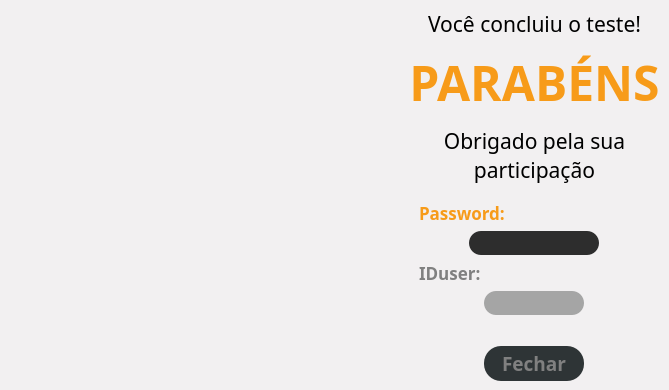
        <widget class="QWidget" name="final_page">
         <property name="styleSheet">
          <string notr="true">
	background-color: #F2F0F1</string>
         </property>
         <layout class="QHBoxLayout" name="horizontalLayout_22">
          <property name="spacing">
           <number>0</number>
          </property>
          <property name="leftMargin">
           <number>0</number>
          </property>
          <property name="topMargin">
           <number>0</number>
          </property>
          <property name="rightMargin">
           <number>0</number>
          </property>
          <property name="bottomMargin">
           <number>0</number>
          </property>
          <item>
           <widget class="QFrame" name="frame_30">
            <property name="minimumSize">
             <size>
              <width>400</width>
              <height>0</height>
             </size>
            </property>
            <property name="maximumSize">
             <size>
              <width>400</width>
              <height>16777215</height>
             </size>
            </property>
            <property name="frameShape">
             <enum>QFrame::NoFrame</enum>
            </property>
            <property name="frameShadow">
             <enum>QFrame::Raised</enum>
            </property>
            <layout class="QHBoxLayout" name="horizontalLayout_23">
             <property name="leftMargin">
              <number>20</number>
             </property>
             <property name="topMargin">
              <number>100</number>
             </property>
             <property name="rightMargin">
              <number>0</number>
             </property>
             <property name="bottomMargin">
              <number>100</number>
             </property>
             <item>
              <widget class="QLabel" name="label_39">
               <property name="frameShape">
                <enum>QFrame::NoFrame</enum>
               </property>
               <property name="text">
                <string/>
               </property>
               <property name="pixmap">
                <pixmap>Resources/img/g10275.png</pixmap>
               </property>
               <property name="scaledContents">
                <bool>true</bool>
               </property>
              </widget>
             </item>
            </layout>
           </widget>
          </item>
          <item>
           <widget class="QFrame" name="frame_44">
            <property name="font">
             <font>
              <family>Dosis</family>
             </font>
            </property>
            <property name="frameShape">
             <enum>QFrame::NoFrame</enum>
            </property>
            <property name="frameShadow">
             <enum>QFrame::Raised</enum>
            </property>
            <layout class="QVBoxLayout" name="verticalLayout_28">
             <item>
              <widget class="QLabel" name="label_16">
               <property name="font">
                <font>
                 <family>PF BeauSans Pro</family>
                 <pointsize>16</pointsize>
                </font>
               </property>
               <property name="frameShape">
                <enum>QFrame::NoFrame</enum>
               </property>
               <property name="text">
                <string>Você concluiu o teste!</string>
               </property>
               <property name="alignment">
                <set>Qt::AlignBottom|Qt::AlignHCenter</set>
               </property>
              </widget>
             </item>
             <item>
              <widget class="QLabel" name="label_35">
               <property name="sizePolicy">
                <sizepolicy hsizetype="Preferred" vsizetype="Preferred">
                 <horstretch>0</horstretch>
                 <verstretch>0</verstretch>
                </sizepolicy>
               </property>
               <property name="minimumSize">
                <size>
                 <width>0</width>
                 <height>75</height>
                </size>
               </property>
               <property name="maximumSize">
                <size>
                 <width>16777215</width>
                 <height>75</height>
                </size>
               </property>
               <property name="font">
                <font>
                 <family>Dosis</family>
                 <pointsize>36</pointsize>
                 <bold>true</bold>
                </font>
               </property>
               <property name="frameShape">
                <enum>QFrame::NoFrame</enum>
               </property>
               <property name="text">
                <string>&lt;html&gt;&lt;head/&gt;&lt;body&gt;&lt;p&gt;&lt;span style=&quot; color:#f79b19;&quot;&gt;PARABÉNS&lt;/span&gt;&lt;/p&gt;&lt;/body&gt;&lt;/html&gt;</string>
               </property>
               <property name="alignment">
                <set>Qt::AlignCenter</set>
               </property>
              </widget>
             </item>
             <item>
              <widget class="QLabel" name="label_38">
               <property name="font">
                <font>
                 <family>PF BeauSans Pro</family>
                 <pointsize>16</pointsize>
                </font>
               </property>
               <property name="frameShape">
                <enum>QFrame::NoFrame</enum>
               </property>
               <property name="text">
                <string>Obrigado pela sua 
participação</string>
               </property>
               <property name="alignment">
                <set>Qt::AlignHCenter|Qt::AlignTop</set>
               </property>
              </widget>
             </item>
             <item>
              <widget class="QFrame" name="frame_49">
               <property name="styleSheet">
                <string notr="true">QLineEdit {
	border-radius: 12px;
	background-color: rgb(45, 45 ,45);
	padding-left: 10px;
	padding-right: 10px;
	color:  #F2F0F1;
}
QLineEdit:hover {
	border: 2px solid rgb(247, 155, 25);
}
QLineEdit:focus {	
	border: 2px solid rgb(247, 155, 25);
}

QLineEdit:disabled {
	background-color: rgb(165, 165, 165)
}</string>
               </property>
               <property name="frameShape">
                <enum>QFrame::NoFrame</enum>
               </property>
               <property name="frameShadow">
                <enum>QFrame::Raised</enum>
               </property>
               <layout class="QVBoxLayout" name="verticalLayout_31">
                <property name="leftMargin">
                 <number>10</number>
                </property>
                <property name="topMargin">
                 <number>10</number>
                </property>
                <property name="rightMargin">
                 <number>10</number>
                </property>
                <property name="bottomMargin">
                 <number>25</number>
                </property>
                <item>
                 <widget class="QLabel" name="password">
                  <property name="font">
                   <font>
                    <family>Dosis</family>
                    <pointsize>13</pointsize>
                    <bold>true</bold>
                   </font>
                  </property>
                  <property name="styleSheet">
                   <string notr="true">color:rgb(247, 155, 25)</string>
                  </property>
                  <property name="text">
                   <string>Password:</string>
                  </property>
                 </widget>
                </item>
                <item alignment="Qt::AlignHCenter">
                 <widget class="QLineEdit" name="passwordLine">
                  <property name="minimumSize">
                   <size>
                    <width>130</width>
                    <height>24</height>
                   </size>
                  </property>
                  <property name="maximumSize">
                   <size>
                    <width>130</width>
                    <height>24</height>
                   </size>
                  </property>
                  <property name="font">
                   <font>
                    <family>Dosis</family>
                    <pointsize>13</pointsize>
                   </font>
                  </property>
                  <property name="echoMode">
                   <enum>QLineEdit::Password</enum>
                  </property>
                 </widget>
                </item>
                <item>
                 <widget class="QLabel" name="idUser">
                  <property name="enabled">
                   <bool>false</bool>
                  </property>
                  <property name="font">
                   <font>
                    <family>Dosis</family>
                    <pointsize>13</pointsize>
                    <bold>true</bold>
                   </font>
                  </property>
                  <property name="styleSheet">
                   <string notr="true">QLabel{
	color:rgb(247, 155, 25)
}

QLabel:disabled{
	color: #808080;
}</string>
                  </property>
                  <property name="text">
                   <string>IDuser:</string>
                  </property>
                 </widget>
                </item>
                <item alignment="Qt::AlignHCenter">
                 <widget class="QLineEdit" name="idUserLine">
                  <property name="enabled">
                   <bool>false</bool>
                  </property>
                  <property name="minimumSize">
                   <size>
                    <width>100</width>
                    <height>24</height>
                   </size>
                  </property>
                  <property name="maximumSize">
                   <size>
                    <width>100</width>
                    <height>24</height>
                   </size>
                  </property>
                  <property name="font">
                   <font>
                    <family>Dosis</family>
                    <pointsize>13</pointsize>
                    <bold>true</bold>
                   </font>
                  </property>
                  <property name="alignment">
                   <set>Qt::AlignCenter</set>
                  </property>
                 </widget>
                </item>
               </layout>
              </widget>
             </item>
             <item alignment="Qt::AlignHCenter">
              <widget class="QPushButton" name="quitButton">
               <property name="enabled">
                <bool>false</bool>
               </property>
               <property name="minimumSize">
                <size>
                 <width>100</width>
                 <height>35</height>
                </size>
               </property>
               <property name="maximumSize">
                <size>
                 <width>100</width>
                 <height>35</height>
                </size>
               </property>
               <property name="font">
                <font>
                 <family>Dosis</family>
                 <pointsize>14</pointsize>
                 <bold>true</bold>
                </font>
               </property>
               <property name="styleSheet">
                <string notr="true">QPushButton {
	border-radius: 17px;
	background-color: #808080;
	color: rgb(255, 255, 255)
}

QPushButton:hover {	
	background-color:  rgb(247, 155, 25);
}

QPushButton:pressed {	
	background-color:  rgb(45, 45, 45)
}

QPushButton:disabled{
	background-color:rgb(46, 52, 54);
	color: #808080

}</string>
               </property>
               <property name="text">
                <string>Fechar</string>
               </property>
              </widget>
             </item>
            </layout>
           </widget>
          </item>
         </layout>
        </widget>
